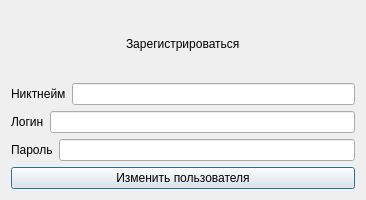
<?xml version="1.0" encoding="UTF-8"?>
<ui version="4.0">
 <class>Dialog</class>
 <widget class="QDialog" name="Dialog">
  <property name="geometry">
   <rect>
    <x>0</x>
    <y>0</y>
    <width>366</width>
    <height>200</height>
   </rect>
  </property>
  <property name="maximumSize">
   <size>
    <width>16777215</width>
    <height>200</height>
   </size>
  </property>
  <property name="windowTitle">
   <string>Dialog</string>
  </property>
  <layout class="QGridLayout" name="gridLayout">
   <item row="0" column="0">
    <layout class="QVBoxLayout" name="verticalLayout">
     <item>
      <layout class="QHBoxLayout" name="horizontalLayout_3">
       <item>
        <spacer name="horizontalSpacer">
         <property name="orientation">
          <enum>Qt::Horizontal</enum>
         </property>
         <property name="sizeHint" stdset="0">
          <size>
           <width>40</width>
           <height>20</height>
          </size>
         </property>
        </spacer>
       </item>
       <item>
        <widget class="QLabel" name="label">
         <property name="text">
          <string>Зарегистрироваться</string>
         </property>
        </widget>
       </item>
       <item>
        <spacer name="horizontalSpacer_2">
         <property name="orientation">
          <enum>Qt::Horizontal</enum>
         </property>
         <property name="sizeHint" stdset="0">
          <size>
           <width>40</width>
           <height>20</height>
          </size>
         </property>
        </spacer>
       </item>
      </layout>
     </item>
     <item>
      <layout class="QHBoxLayout" name="horizontalLayout_4">
       <item>
        <widget class="QLabel" name="label_4">
         <property name="text">
          <string>Никтнейм</string>
         </property>
        </widget>
       </item>
       <item>
        <widget class="QLineEdit" name="nicknameEdit"/>
       </item>
      </layout>
     </item>
     <item>
      <layout class="QHBoxLayout" name="horizontalLayout">
       <item>
        <widget class="QLabel" name="label_2">
         <property name="text">
          <string>Логин</string>
         </property>
        </widget>
       </item>
       <item>
        <widget class="QLineEdit" name="loginEdit"/>
       </item>
      </layout>
     </item>
     <item>
      <layout class="QHBoxLayout" name="horizontalLayout_2">
       <item>
        <widget class="QLabel" name="label_3">
         <property name="text">
          <string>Пароль</string>
         </property>
        </widget>
       </item>
       <item>
        <widget class="QLineEdit" name="passwordEdit"/>
       </item>
      </layout>
     </item>
     <item>
      <widget class="QPushButton" name="pushButton">
       <property name="text">
        <string>Изменить пользователя</string>
       </property>
      </widget>
     </item>
    </layout>
   </item>
  </layout>
 </widget>
 <resources/>
 <connections/>
</ui>
